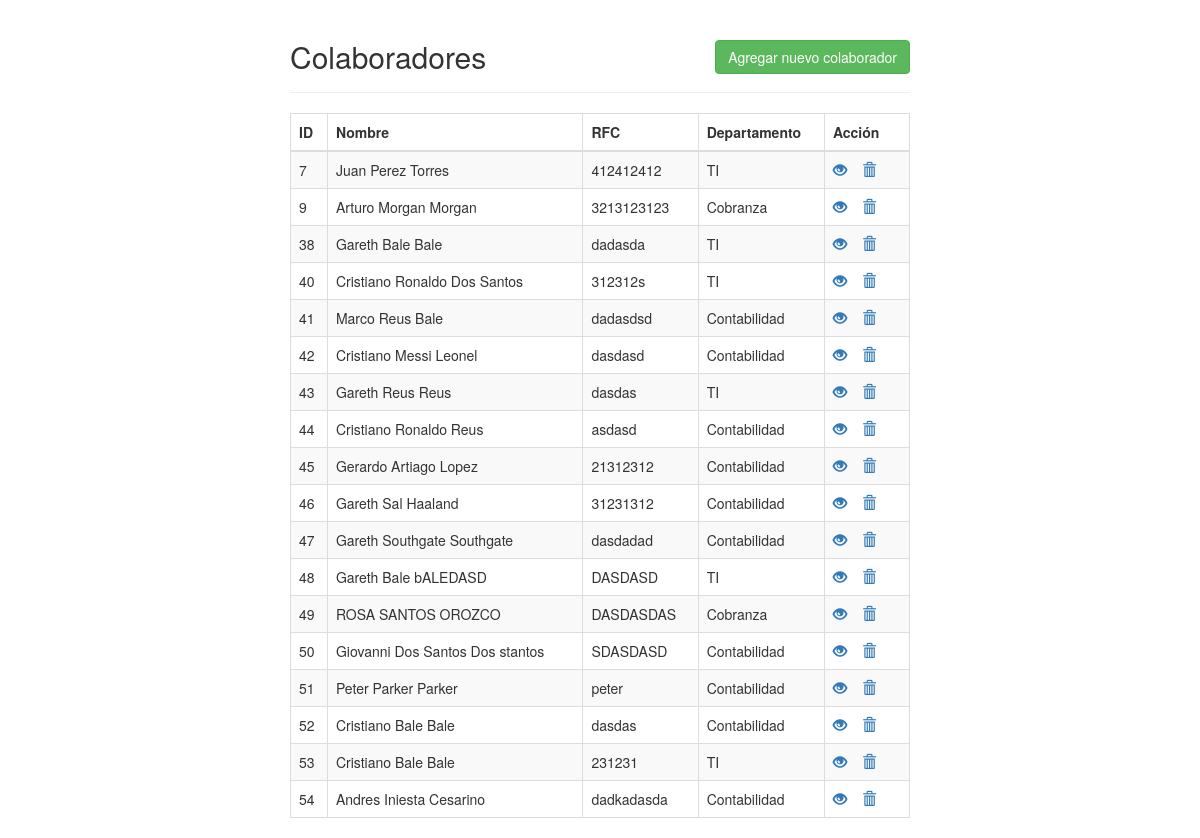
The page / on the database its author committed.
### tables this page shows
CREATE TABLE `colaboradores` (
  `id` int(11) NOT NULL,
  `primer_apellido` varchar(100) NOT NULL,
  `segundo_apellido` varchar(255) NOT NULL,
  `nombre` varchar(255) NOT NULL,
  `rfc` varchar(255) NOT NULL,
  `departamento_id` int(11) NOT NULL
);

CREATE TABLE `departamentos` (
  `id` int(11) NOT NULL,
  `nombre` varchar(100) NOT NULL
);

### index.php (the view, shortened to what this page needs)
<!DOCTYPE html>
<html lang="en">
<head>
    <link rel="stylesheet" href="https://maxcdn.bootstrapcdn.com/bootstrap/3.3.7/css/bootstrap.css">
</head>
<body>
    <div class="wrapper">
        <div class="container-fluid">
            <div class="row">
                <div class="col-md-12">
                    <div class="page-header clearfix">
                        <h2 class="pull-left">Colaboradores</h2>
                        <a href="create.php" class="btn btn-success pull-right">Agregar nuevo colaborador</a>
                    </div>
                    <?php
                    require_once "config.php";
                    $sql = "SELECT * FROM colaboradores";
                    $consulta_sql_inner_join = "select colaboradores.id,concat(colaboradores.nombre, ' ', colaboradores.primer_apellido, ' ', colaboradores.segundo_apellido, ' ') as Nombre , colaboradores.rfc , departamentos.nombre as Departamento from colaboradores inner join departamentos where colaboradores.departamento_id = departamentos.id";
                    if($result = mysqli_query($link, $consulta_sql_inner_join)){
                        if(mysqli_num_rows($result) > 0){
                            echo "<table class='table table-bordered table-striped'>";
                                echo "<thead>";
                                    echo "<tr>";
                                        echo "<th>ID</th>";
                                        echo "<th>Nombre</th>";
                                        echo "<th>RFC</th>";
                                        echo "<th>Departamento</th>";
                                        echo "<th>Acción</th>";
                                    echo "</tr>";
                                echo "</thead>";
                                echo "<tbody>";
                                while($row = mysqli_fetch_array($result)){
                                    echo "<tr>";
                                        echo "<td>" . $row['id'] . "</td>";
                                        echo "<td>" . $row['Nombre']. "</td>";
                                        echo "<td>" . $row['rfc'] . "</td>";
                                        echo "<td>" . $row['Departamento'] . "</td>";
                                        echo "<td>";
                                            echo "<a href='read.php?id=". $row['id'] ."' title='Ver' data-toggle='tooltip'><span class='glyphicon glyphicon-eye-open'></span></a>";
                                            echo "<a href='delete.php?id=". $row['id'] ."' title='Borrar' data-toggle='tooltip'><span class='glyphicon glyphicon-trash'></span></a>";
                                        echo "</td>";
                                    echo "</tr>";
                                }
                                echo "</tbody>";
                            echo "</table>";
                        } else{
                            echo "<p class='lead'><em>No existen registros encontrados.</em></p>";
                        }
                    } else{
                        echo "ERROR: No se puede ejecutar $sql. " . mysqli_error($link);
                    }
                    ?>
                </div>
            </div>
        </div>
    </div>
</body>
</html>

### index.php (style rules this page uses)
.wrapper { width: 650px; margin: 0 auto; }
.page-header h2 { margin-top: 0; }
table tr td:last-child a { margin-right: 15px; }

### rows shown on the page
colaboradores: id "7", Nombre "Juan Perez Torres", rfc "412412412", departamento.nombre "TI"
colaboradores: id "9", Nombre "Arturo Morgan Morgan", rfc "3213123123", departamento.nombre "Cobranza"
colaboradores: id "38", Nombre "Gareth Bale Bale", rfc "dadasda", departamento.nombre "TI"
colaboradores: id "40", Nombre "Cristiano Ronaldo Dos Santos", rfc "312312s", departamento.nombre "TI"
colaboradores: id "41", Nombre "Marco Reus Bale", rfc "dadasdsd", departamento.nombre "Contabilidad"
colaboradores: id "42", Nombre "Cristiano Messi Leonel", rfc "dasdasd", departamento.nombre "Contabilidad"
colaboradores: id "43", Nombre "Gareth Reus Reus", rfc "dasdas", departamento.nombre "TI"
colaboradores: id "44", Nombre "Cristiano Ronaldo Reus", rfc "asdasd", departamento.nombre "Contabilidad"
colaboradores: id "45", Nombre "Gerardo Artiago Lopez", rfc "21312312", departamento.nombre "Contabilidad"
colaboradores: id "46", Nombre "Gareth Sal Haaland", rfc "31231312", departamento.nombre "Contabilidad"
colaboradores: id "47", Nombre "Gareth Southgate Southgate", rfc "dasdadad", departamento.nombre "Contabilidad"
colaboradores: id "48", Nombre "Gareth Bale bALEDASD", rfc "DASDASD", departamento.nombre "TI"
colaboradores: id "49", Nombre "ROSA SANTOS OROZCO", rfc "DASDASDAS", departamento.nombre "Cobranza"
colaboradores: id "50", Nombre "Giovanni Dos Santos Dos stantos", rfc "SDASDASD", departamento.nombre "Contabilidad"
colaboradores: id "51", Nombre "Peter Parker Parker", rfc "peter", departamento.nombre "Contabilidad"
colaboradores: id "52", Nombre "Cristiano Bale Bale", rfc "dasdas", departamento.nombre "Contabilidad"
colaboradores: id "53", Nombre "Cristiano Bale Bale", rfc "231231", departamento.nombre "TI"
colaboradores: id "54", Nombre "Andres Iniesta Cesarino", rfc "dadkadasda", departamento.nombre "Contabilidad"
